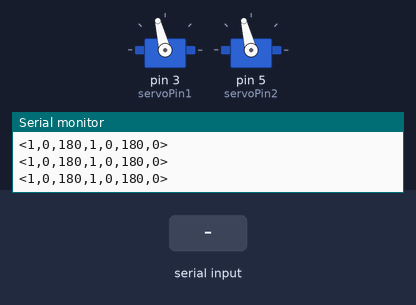
The sketch below on a simulated Arduino Uno, built with avr-gcc and run on an emulated ATmega328P. On the bench: 2 × servo, the last lines printed to the serial monitor. The test bench sets the inputs (shaded band).

Above: at 1.2 s.
1.3 s: "<90,45,200>" received over Serial
At 1.7 s:
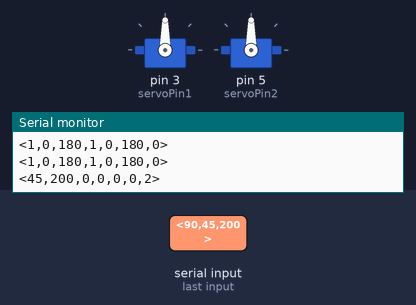
2.9 s: "<30,150,10,200>" received over Serial
At 3.17 s:
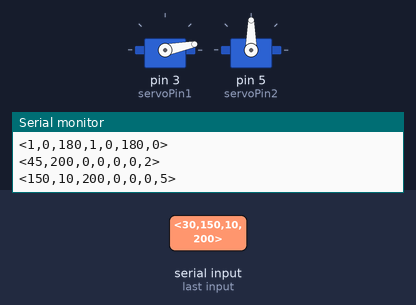
At 3.66 s:
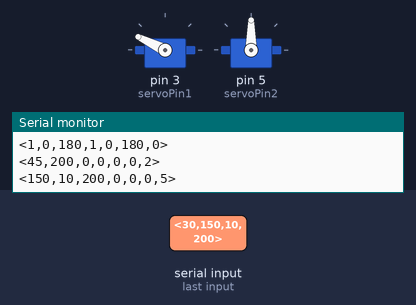
5.9 s: "<30,150,10>" received over Serial
Timing chart, 0 to 8.9 s (numbered marks = the images above; inputs shaded):
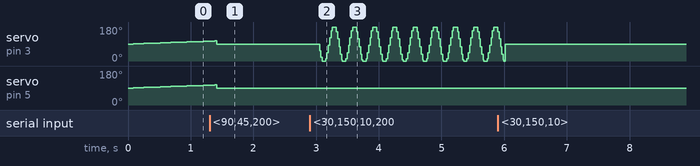

The sketch:

ArduinoGUICode.ino
```cpp
// intended for use with arduinoGUI.py

#include <Servo.h>

Servo myServo1;
Servo myServo2;
byte servoPin1 = 3;
byte servoPin2 = 5;
byte servoMin = 5;
byte servoMax = 170;
byte servoFreq1 = 1;
byte servoFreq2 = 1;
byte servoPhase1 = 0;
byte servoPhase2 = 0;
byte servoAmp1 = 180;
byte servoAmp2 = 180;
byte servoPos1 = 0; // that's the phase
byte servoPos2 = 0;
byte newServoPos1 = servoMin;
byte newServoPos2 = servoMin;
float phase = 0.;

//#define PI 3.141592653589793
long cnt = 0;

//const byte numLEDs = 2;
//byte ledPin[numLEDs] = {12, 13};
//byte ledStatus[numLEDs] = {0, 0};

const byte buffSize = 40;
char inputBuffer[buffSize];
const char startMarker = '<';
const char endMarker = '>';
byte bytesRecvd = 0;
boolean readInProgress = false;
boolean newDataFromPC = false;

char messageFromPC[buffSize] = {0};

unsigned long curMillis;

unsigned long prevReplyToPCmillis = 0;
unsigned long replyToPCinterval = 1000;

//=============

void setup() {
  Serial.begin(57600);

//    // flash LEDs so we know we are alive
//  for (byte n = 0; n < numLEDs; n++) {
//     pinMode(ledPin[n], OUTPUT);
//     digitalWrite(ledPin[n], HIGH);
//  }
//  delay(500); // delay() is OK in setup as it only happens once
//
//  for (byte n = 0; n < numLEDs; n++) {
//     digitalWrite(ledPin[n], LOW);
//  }

    // initialize the servo
  myServo1.attach(servoPin1);
  myServo2.attach(servoPin2);
  moveServo();

    // tell the PC we are ready
  Serial.println("<Arduino is ready>");
}

//=============

void loop() {
  curMillis = millis();
  getDataFromPC();
  replyToPC();
  // switchLEDs();
  moveServo();
  delay(10);
}

//=============

void getDataFromPC() {

    // receive data from PC and save it into inputBuffer

  if(Serial.available() > 0) {

    char x = Serial.read();

      // the order of these IF clauses is significant

    if (x == endMarker) {
      readInProgress = false;
      newDataFromPC = true;
      inputBuffer[bytesRecvd] = 0;
      parseData();
    }

    if(readInProgress) {
      inputBuffer[bytesRecvd] = x;
      bytesRecvd ++;
      if (bytesRecvd == buffSize) {
        bytesRecvd = buffSize - 1;
      }
    }

    if (x == startMarker) {
      bytesRecvd = 0;
      readInProgress = true;
    }
  }
}

//=============

void parseData() {

    // split the data into its parts
    // assumes the data will be received as (eg) 0,1,35

  char * strtokIndx; // this is used by strtok() as an index

  strtokIndx = strtok(inputBuffer,","); // get the first part
  int cmd = atoi(strtokIndx);
  if(cmd == 0) {
    return;
    }
  else {

    strtokIndx = strtok(NULL, ",");
    servoFreq1 = atoi(strtokIndx);
    // ledStatus[0] = atoi(strtokIndx); //  convert to an integer

    strtokIndx = strtok(NULL, ",");
    servoPos1 = atoi(strtokIndx);

    strtokIndx = strtok(NULL, ",");
    servoAmp1 = atoi(strtokIndx);

    strtokIndx = strtok(NULL, ",");
    servoFreq2 = atoi(strtokIndx);

    strtokIndx = strtok(NULL, ",");
    servoPos2 = atoi(strtokIndx);

    strtokIndx = strtok(NULL, ",");
    servoAmp2 = atoi(strtokIndx);
  }
}

//=============

void replyToPC() {

   if (newDataFromPC || ((curMillis >> 6)% 100 == 0)) {
    newDataFromPC = false;
//    Serial.print("<LedA ");
//    Serial.print(ledStatus[0]);
//    Serial.print(" LedB ");
//    Serial.print(ledStatus[1]);
    Serial.print("<");
//    Serial.print("<F1 ");
    Serial.print(servoFreq1);
    Serial.print(",");
//    Serial.print(" P1 ");
    Serial.print(servoPos1);
    Serial.print(",");
    Serial.print(servoAmp1);
    Serial.print(",");
//    Serial.print(" F2 ");
    Serial.print(servoFreq2);
    Serial.print(",");
//    Serial.print(" P2 ");
    Serial.print(servoPos2);
    Serial.print(",");
    Serial.print(servoAmp2);
    Serial.print(",");
//    Serial.print(" Time ");
    Serial.print(curMillis >> 9); // divide by 512 is approx = half-seconds
    Serial.println(">");

  }
}

//=============

void moveServo() {
  float po1 = (float(servoPos1) / 180.) * 2. * PI;
  float po2 = (float(servoPos2) / 180.) * 2. * PI;
  float phase1 = (cnt / 100.) * 2. * PI * (servoFreq1 / 45.);
  float phase2 = (cnt / 100.) * 2. * PI * (servoFreq2 / 45.);
  // int cp1 = (sin(phase1 + po1) + 1) * (servoAmp1/2); // degrees
  // int cp2 = (sin(phase2 + po2) + 1) * (servoAmp2/2); // degrees
  int cp1 = (sin(phase1 + po1) * servoAmp1 * 0.5) + 90; // degrees
  int cp2 = (sin(phase2 + po2) * servoAmp2 * 0.5) + 90; // degrees
//  if (servoPos1 != newServoPos1) {
//    servoPos1 = newServoPos1;
//    myServo1.write(servoPos1);
//  }
  myServo1.write(cp1);
  myServo2.write(cp2);
//  if (servoPos2 != newServoPos2) {
//    servoPos2 = newServoPos2;
//    myServo2.write(servoPos2);
//  }
  cnt += 1;
}
```
